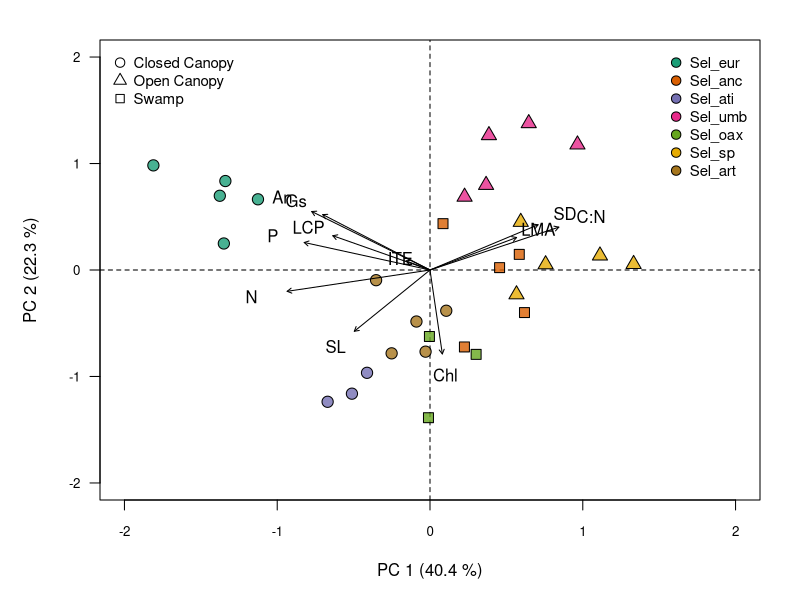

This figure's R source:
#pca with selaginella
sela <- read.csv("calculated_data/sela_pca.csv")

sela2 <- sela[complete.cases(sela),]
sela3 <- sela2[,-c(1:2)]

# sela_noeuro <- droplevels(sela[sela$species != "Sel_eur",])
# sela_noeuro2 <- sela_noeuro[complete.cases(sela_noeuro),]
# sela_noeuro3 <- sela_noeuro2[,-c(1:2)]


library(vegan)

##look at variances
# var(sela$cond)
# var(sela$lma)
#variances among variables are orders of magnitude different so we will rescale

# sela_dca <- decorana(na.omit(sela3))
# summary(sela_dca, display = 'none')
#since axis length is less than 3 so we use PCA

#principle compoent analysis with scales variances
sela_rda<- rda(sela3,scale=T)
# plot(sela_rda)
# summary(sela_rda)

#nicer plot

library(scales)
sites <- scores(sela_rda, display='sites')
spp <- scores(sela_rda, display='species')
#need to rename row names for pretty plotting

row.names(spp) <- c("An", "Gs","Chl", "N", "C:N", "P", "LMA", "SD", "SL", "LCP", "ITE")
len <- .8

library(RColorBrewer)
cols <- brewer.pal(7, "Dark2")
cols2 <- c(rep(cols[1],5), rep(cols[2],5),rep(cols[3],3),rep(cols[4],5),rep(cols[5],3),
           rep(cols[6],5),rep(cols[7],5))
pchs <- c(rep(21,5), rep(22,5), rep(21,3), rep(24,5), rep(22,3), 
          rep(24,5), rep(21,5))
habs <- c("Closed Canopy", "Open Canopy", "Swamp")
habpch <- c(21, 24, 22)
sppnames <- c("Sel_eur",  "Sel_anc",  "Sel_ati",  "Sel_umb",  
              "Sel_oax",  "Sel_sp", "Sel_art")

# windows()
# png(filename = "output/pca_sela.png", width = 11, height = 8.5,
#     units = "in", res= 400)

# jpeg(filename = "output/manuscript_figures/Figure_2.jpeg", 
#      width = 8.4, height =8.4, units = "in", res= 300)

setEPS()
postscript("output/manuscript_figures/Figure_2.eps")

par(mar=c(5,5,2,2), las=1,cex.axis=0.8)
plot(sites,ylab="PC 2 (22.3 %)", xlab="PC 1 (40.4 %)",type='n',
     xlim=c(-2, 2), ylim=c(-2, 2))
abline(v=0, lty='dashed')
abline(h=0, lty='dashed')
points(sites,cex=1.5, bg=alpha(cols2, .8), pch=pchs)
  # text(spp,labels=rownames(scores(sela_rda, display='species')),cex=1,col="grey20")
  arrows(0, 0, len * spp[, 1],  len * spp[, 2], length = 0.05)
  text(spp,labels=rownames(spp),cex=1)
  legend("topright", legend= sppnames,pch=21, pt.bg=cols,
         inset=0.01, bty='n', cex=.9,pt.cex=1.25)
  legend("topleft", legend= habs,pt.bg="white", pch=habpch,
         inset=0.01, bty='n', cex=.9, pt.cex=1.25)
# dev.copy2pdf(file= "output/pca_sela.pdf")
dev.off()

  
#no sel eur------------
# sela2_dca <- decorana(na.omit(sela_noeuro3))
#   summary(sela2_dca, display = 'none') #since axis length is less than 3 so we use PCA
#   speclab <- unique(sela$species)
#   
# #principle compoent analysis with scales variances
# sela2_rda<- rda(na.omit(sela_noeuro3),scale=T)
# sites2 <- scores(sela2_rda, display='sites')
# spp2 <- scores(sela2_rda, display='species')
# 
# cols3 <- c(rep(cols[2],4),rep(cols[3],3),rep(cols[4],5),rep(cols[5],2),
#            rep(cols[6],5),rep(cols[7],4))

# windows(7,7)  
# plot(sites2,ylab="PC 2 (22.3 %)", xlab="PC 1 (40.4 %)",
#        cex=1.5, col=alpha(cols3, .8), pch=16,xlim=c(-2, 2), ylim=c(-2, 2))
#   text(spp2,labels=rownames(scores(sela2_rda, display='species')),cex=1,col="grey20")
#   abline(v=0, lty='dashed')
#   abline(h=0, lty='dashed')
#   arrows(0, 0, len * spp2[, 1],  len * spp2[, 2], length = 0.05, col = "grey20")
#   legend("topright", legend= speclab[2:7],col=cols, pch=16, 
#          inset=0.01,bty='n', cex=.8 )
# dev.copy2pdf(file= "output/pca_sela_noeury.pdf")
# dev.off() 

# use prcomp --------------------------------------------------------------

# sela_prc <- prcomp(na.omit(sela2),scale=T)
# summary(sela_prc)
# sites2 <- scores(sela_prc, display='sites')
# spp2 <- scores(sela_prc, display='species')
# biplot(sela_prc, pch=16, col=c(cols, "blue"))
# 
# plot(sites2,ylab="PC 2 (26.5 %)", xlab="PC 1 (43.4 %)",
#      cex=1, col=alpha(cols2, .8), pch=16,xlim=c(-2.5, 2.5), ylim=c(-1.5, 1.5))
# text(spp,labels=rownames(scores(sela_rda, display='species')),cex=0.8, col="black")
